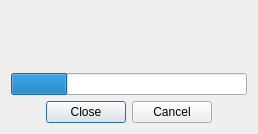
<?xml version="1.0" encoding="UTF-8"?>
<ui version="4.0">
 <class>ProgressDialog</class>
 <widget class="QDialog" name="ProgressDialog">
  <property name="geometry">
   <rect>
    <x>0</x>
    <y>0</y>
    <width>258</width>
    <height>134</height>
   </rect>
  </property>
  <property name="sizePolicy">
   <sizepolicy hsizetype="Preferred" vsizetype="Expanding">
    <horstretch>0</horstretch>
    <verstretch>0</verstretch>
   </sizepolicy>
  </property>
  <property name="minimumSize">
   <size>
    <width>0</width>
    <height>50</height>
   </size>
  </property>
  <property name="windowTitle">
   <string>Sync ...</string>
  </property>
  <layout class="QVBoxLayout" name="verticalLayout">
   <item>
    <widget class="QLabel" name="whatLabel">
     <property name="text">
      <string/>
     </property>
     <property name="wordWrap">
      <bool>true</bool>
     </property>
    </widget>
   </item>
   <item>
    <spacer name="verticalSpacer">
     <property name="orientation">
      <enum>Qt::Vertical</enum>
     </property>
     <property name="sizeHint" stdset="0">
      <size>
       <width>20</width>
       <height>25</height>
      </size>
     </property>
    </spacer>
   </item>
   <item>
    <widget class="QProgressBar" name="progressBar">
     <property name="value">
      <number>24</number>
     </property>
     <property name="textVisible">
      <bool>false</bool>
     </property>
    </widget>
   </item>
   <item>
    <layout class="QHBoxLayout" name="horizontalLayout">
     <item>
      <spacer name="horizontalSpacer">
       <property name="orientation">
        <enum>Qt::Horizontal</enum>
       </property>
       <property name="sizeHint" stdset="0">
        <size>
         <width>40</width>
         <height>20</height>
        </size>
       </property>
      </spacer>
     </item>
     <item>
      <widget class="QPushButton" name="closePushButton">
       <property name="text">
        <string>Close</string>
       </property>
      </widget>
     </item>
     <item>
      <widget class="QPushButton" name="cancelPushButton">
       <property name="text">
        <string>Cancel</string>
       </property>
      </widget>
     </item>
     <item>
      <spacer name="horizontalSpacer_2">
       <property name="orientation">
        <enum>Qt::Horizontal</enum>
       </property>
       <property name="sizeHint" stdset="0">
        <size>
         <width>40</width>
         <height>20</height>
        </size>
       </property>
      </spacer>
     </item>
    </layout>
   </item>
  </layout>
 </widget>
 <resources/>
 <connections/>
</ui>
